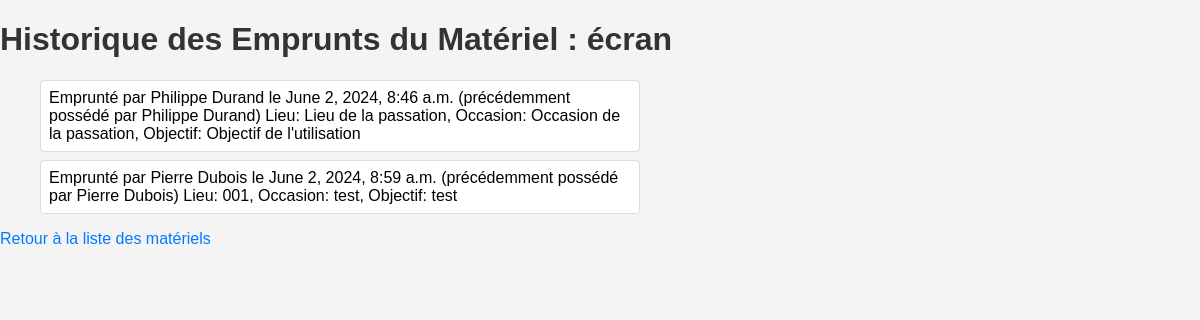
Page /pret/historique/materiel/3/ on the committed database.
### pret/models.py (models this page shows, shortened)
class Materiel(models.Model):
    BUDGET_CHOICES = [
        ('annee_courante', 'Budget de l\'année courante'),
        ('projet', 'Budget projets'),
        ('exceptionnel', 'Budget financements exceptionnels'),
    ]
    nom = models.CharField(max_length=100)
    responsable = models.ForeignKey(Enseignant, on_delete=models.SET_NULL, null=True, related_name='materiels')
    salle_actuelle = models.ForeignKey(Salle, on_delete=models.SET_NULL, null=True, related_name='materiels')
    possesseur_actuel = models.ForeignKey(Enseignant, on_delete=models.SET_NULL, null=True, related_name='materiel_possede', blank=True)
    budget = models.CharField(max_length=20, choices=BUDGET_CHOICES, default='annee_courante')
    montant = models.DecimalField(max_digits=10, decimal_places=2, default=0.00)
    accessoires = models.ManyToManyField(Accessoire, blank=True)

class HistoriquePassation(models.Model):
    materiel = models.ForeignKey(Materiel, on_delete=models.CASCADE, related_name='historiques')
    possesseur_precedent = models.ForeignKey(Enseignant, on_delete=models.SET_NULL, null=True, related_name='precedent_historiques')
    possesseur_actuel = models.ForeignKey(Enseignant, on_delete=models.SET_NULL, null=True, related_name='actuel_historiques')
    date_passation = models.DateTimeField(default=timezone.now)
    lieu = models.CharField(max_length=100, blank=True)
    occasion = models.CharField(max_length=100, blank=True)
    objectif_utilisation = models.TextField(blank=True)
    accessoires = models.ManyToManyField(Accessoire, blank=True)
    etat_accessoires = models.TextField(blank=True)

class Enseignant(models.Model):
    nom = models.CharField(max_length=100)

### pret/views.py (the view)
# urls.py: path('historique/materiel/<int:materiel_id>/', views.historique_materiel, name='historique_materiel'),
def historique_materiel(request, materiel_id):
    materiel = get_object_or_404(Materiel, id=materiel_id)
    historiques = materiel.historiques.all()
    return render(request, 'pret/historique_materiel.html', {'materiel': materiel, 'historiques': historiques})

### pret/templates/pret/historique_materiel.html (shortened to what this page needs)
<!DOCTYPE html>
<html>
<head>
    {% load static %}
    <link rel="stylesheet" type="text/css" href="{% static 'styles.css' %}">
</head>
<body>
    <h1>Historique des Emprunts du Matériel : {{ materiel.nom }}</h1>
    <ul>
        {% for historique in historiques %}
        <li>
            Emprunté par {{ historique.possesseur_actuel.nom }} le {{ historique.date_passation }}
            {% if historique.possesseur_precedent %}
            (précédemment possédé par {{ historique.possesseur_precedent.nom }})
            {% endif %}
            Lieu: {{ historique.lieu }}, Occasion: {{ historique.occasion }}, Objectif: {{ historique.objectif_utilisation }}
        </li>
        {% endfor %}
    </ul>
    <a href="{% url 'index' %}">Retour à la liste des matériels</a>
</body>
</html>

### pret/static/styles.css (style rules this page uses)
body { font-family: Arial, sans-serif; background-color: #f4f4f4; margin: 0; padding: 0; }
h1, h2, h3 { color: #333; }
ul { list-style-type: none; padding-left: 40px; padding-right: 40px; width: 50%; }
li { background: #fff; margin: 0.5rem 0; padding: 0.5rem; border: 1px solid #ddd; border-radius: 4px; overflow: hidden; }
a { text-decoration: none; color: #007bff; }

### rows in the picture
Materiel: nom "écran"
HistoriquePassation: possesseur_actuel.nom "Philippe Durand", date_passation "June 2, 2024, 8:46 a.m.", possesseur_precedent.nom "Philippe Durand", lieu "Lieu de la passation", occasion "Occasion de la passation", objectif_utilisation "Objectif de l'utilisation"
HistoriquePassation: possesseur_actuel.nom "Pierre Dubois", date_passation "June 2, 2024, 8:59 a.m.", possesseur_precedent.nom "Pierre Dubois", lieu "001", occasion "test", objectif_utilisation "test"
